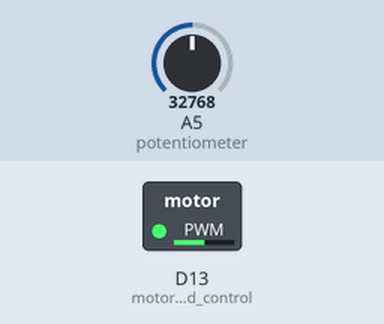
Recording of a program running on a simulated CircuitPython board. Shown: switched loads named in the program (green lamp = pin HIGH). Inputs (shaded band) come from the test bench; at power-on: A5 (potentiometer) = 32768 (analog values on the 0–65535 scale). What the program prints to the serial console is not drawn.

Above: at 1.2 s.
1.3 s: A5 (potentiometer) set to 45874
At 1.6 s:
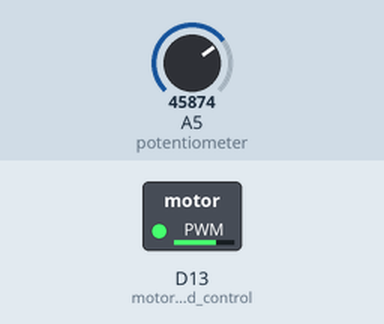
2.8 s: A5 (potentiometer) set to 57670
At 4.0 s:
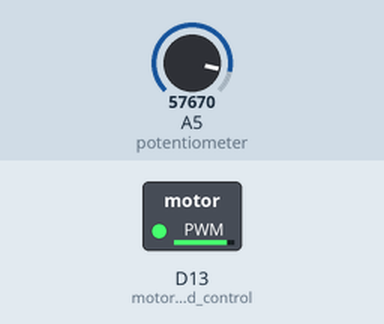
4.3 s: A5 (potentiometer) set to 7864
At 5.1 s:
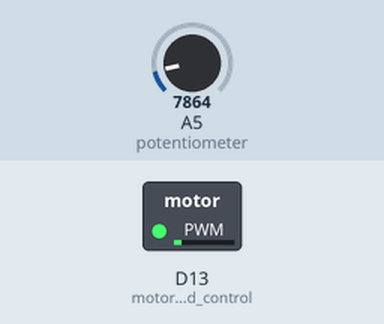
5.8 s: A5 (potentiometer) set to 0
At 6.2 s:
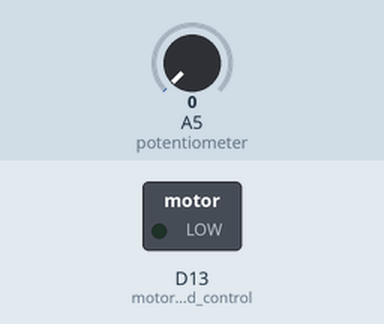
Timing chart, 0 to 8.3 s (numbered marks = the images above; inputs shaded):
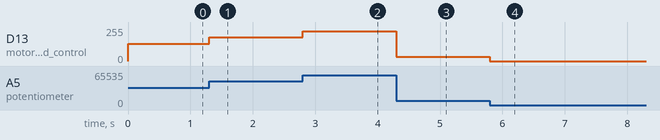

Measured:
- after the input at 1.3 s, D13 (motor_speed_control): 128/255 → 178/255 at once
- after the input at 2.8 s, D13 (motor_speed_control): 178/255 → 224/255 at once
- after the input at 4.3 s, D13 (motor_speed_control): 224/255 → 31/255 at once
- after the input at 5.8 s, D13 (motor_speed_control): 31/255 → 0/255 at once

The program:

motorcontrol.py
```python
import board
from analogio import AnalogIn
import pwmio

potentiometer = AnalogIn(board.A5) #init potentiometer
motor_speed_control = pwmio.PWMOut(board.D13) #set up PWM signal

while True:
    pot_position = potentiometer.value # Read current potentiometer value
    print((pot_position))
    motor_speed_control.duty_cycle = pot_position # Adjust motors speed
```
